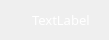
<?xml version="1.0" encoding="UTF-8"?>
<ui version="4.0">
 <class>SubMenuBtn</class>
 <widget class="QWidget" name="SubMenuBtn">
  <property name="geometry">
   <rect>
    <x>0</x>
    <y>0</y>
    <width>109</width>
    <height>37</height>
   </rect>
  </property>
  <property name="windowTitle">
   <string>Form</string>
  </property>
  <layout class="QHBoxLayout" name="horizontalLayout">
   <item>
    <widget class="QLabel" name="label">
     <property name="sizePolicy">
      <sizepolicy hsizetype="Preferred" vsizetype="Preferred">
       <horstretch>0</horstretch>
       <verstretch>0</verstretch>
      </sizepolicy>
     </property>
     <property name="maximumSize">
      <size>
       <width>15</width>
       <height>15</height>
      </size>
     </property>
     <property name="text">
      <string/>
     </property>
     <property name="pixmap">
      <pixmap resource="loginassets.qrc">:/assets/login/user.svg</pixmap>
     </property>
     <property name="scaledContents">
      <bool>true</bool>
     </property>
    </widget>
   </item>
   <item>
    <widget class="QLabel" name="label_2">
     <property name="font">
      <font>
       <family>微软雅黑</family>
       <pointsize>10</pointsize>
      </font>
     </property>
     <property name="styleSheet">
      <string notr="true">color: rgb(255, 255, 255);</string>
     </property>
     <property name="text">
      <string>TextLabel</string>
     </property>
    </widget>
   </item>
  </layout>
 </widget>
 <resources>
  <include location="loginassets.qrc"/>
 </resources>
 <connections/>
</ui>
